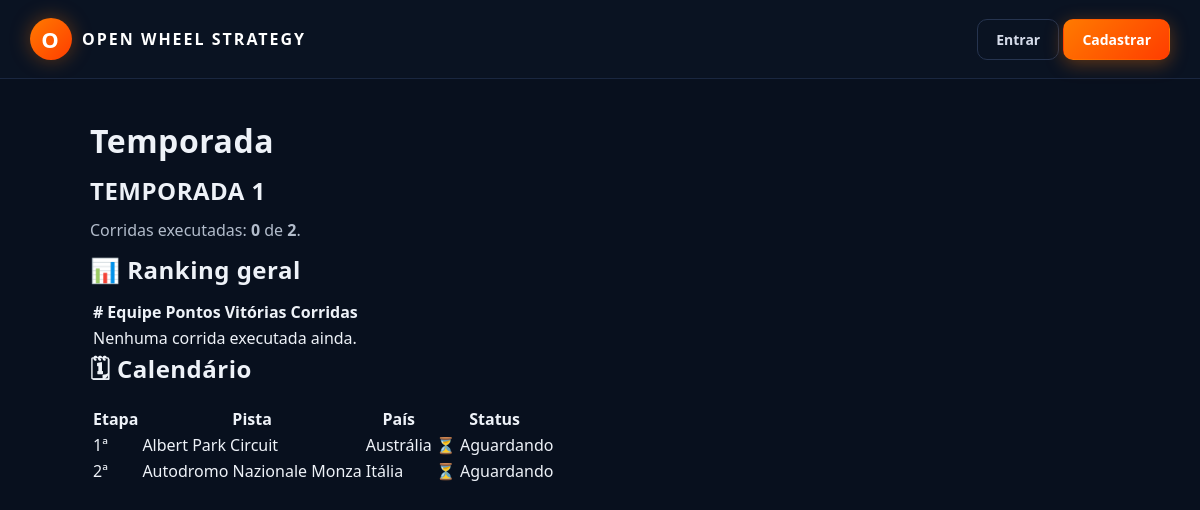
Before: /temporada with the older database file.
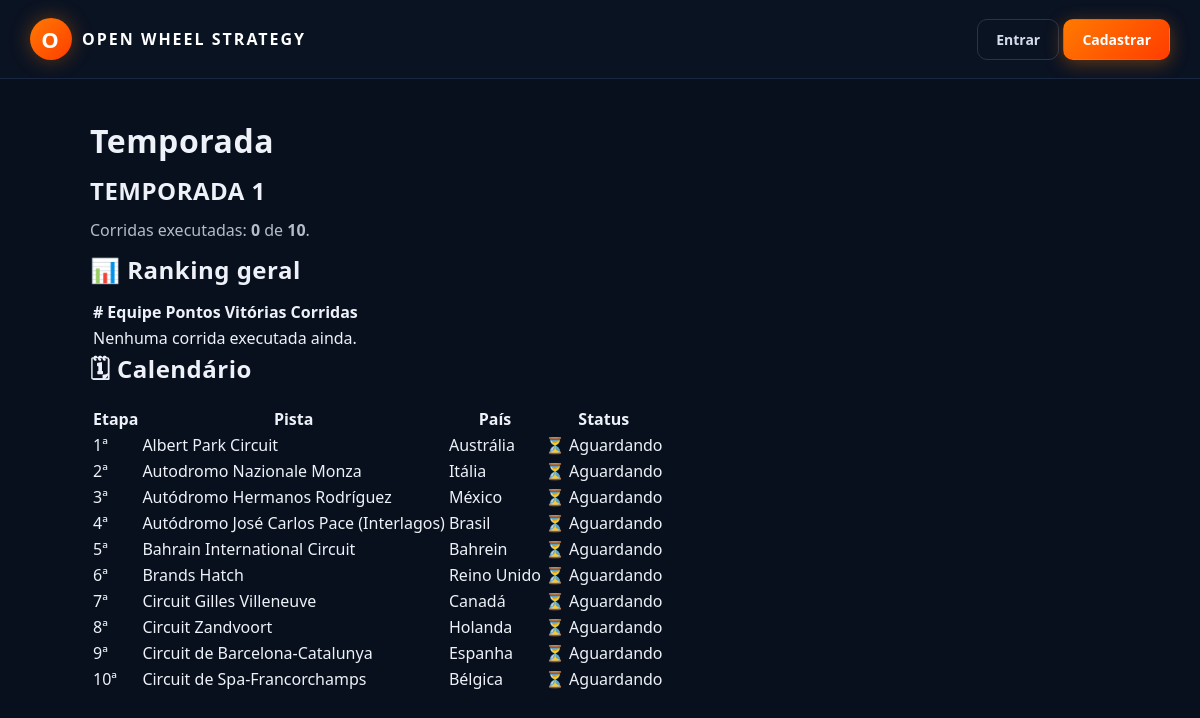
After: the same page with the newer database file.
### models_temporada.py (models this page shows, shortened)
class Temporada(db.Model):
    __tablename__ = "temporadas"
    id = db.Column(db.Integer, primary_key=True)
    nome = db.Column(db.String(120), nullable=False)
    ativa = db.Column(db.Boolean, default=False, nullable=False)
    data_criacao = db.Column(db.DateTime, default=datetime.utcnow)
    corridas_agendadas = db.relationship(
        "CorridaAgendada", backref="temporada",
        cascade="all, delete-orphan",
        order_by="CorridaAgendada.ordem",
    )
    @classmethod
    def ativa_atual(cls):
        try:
            return cls.query.filter_by(ativa=True).first()
        except (OperationalError, ProgrammingError, NoSuchTableError):
            return None
    def total_corridas(self):
        return len(self.corridas_agendadas)
    def corridas_executadas(self):
        return sum(1 for c in self.corridas_agendadas if c.executada)

class CorridaAgendada(db.Model):
    __tablename__ = "corridas_agendadas"
    id = db.Column(db.Integer, primary_key=True)
    temporada_id = db.Column(db.Integer, db.ForeignKey("temporadas.id"), nullable=False)
    pista_real_id = db.Column(db.Integer, nullable=False)
    pista_nome = db.Column(db.String(120))
    ordem = db.Column(db.Integer, nullable=False)
    executada = db.Column(db.Boolean, default=False, nullable=False)
    data_execucao = db.Column(db.DateTime)
    resultado_json = db.Column(db.Text, default="[]")

### rotas/temporada.py (the view)
    @app.route("/temporada")
    def temporada_view():
        temporada = Temporada.ativa_atual()
        if not temporada:
            return render_template("temporada.html", temporada=None, ranking=[], pistas_por_id={})
        ranking = ranking_temporada(temporada)
        pistas_por_id = {p["id"]: p for p in listar_pistas_reais()}
        return render_template("temporada.html", temporada=temporada, ranking=ranking, pistas_por_id=pistas_por_id)

### app.py (called while the page is built)
def _registrar_contexto(app):
    @app.context_processor
    def injetar_globais():
        usuario_id = session.get("usuario_id")
        usuario = Usuario.query.get(usuario_id) if usuario_id else None
        return {
            "usuario_logado": usuario,
            "categorias_fornecedor": FORNECEDORES_CONFIG,
            "temporada_ativa": Temporada.ativa_atual(),
        }

### pistas_reais_db.py (called while the page is built)
def obter_conexao():
    conexao = sqlite3.connect(CAMINHO_BANCO)
    conexao.row_factory = sqlite3.Row
    return conexao

def listar_pistas_reais():
    conexao = obter_conexao()
    linhas = conexao.execute("SELECT * FROM pistas_reais ORDER BY nome").fetchall()
    conexao.close()
    return [dict(linha) for linha in linhas]

### pontuacao.py (called while the page is built, shortened)
def ranking_temporada(temporada):
    acumulado = defaultdict(lambda: {
        "pontos_total": 0,
        "vitorias": 0,
        "corridas": 0,
        "premio_total": 0,
        "equipe_nome": "",
    })
    for corrida_agendada in temporada.corridas_agendadas:
        if not corrida_agendada.executada:
            continue
    lista = [{"equipe_id": eid, **dados} for eid, dados in acumulado.items()]
    lista.sort(key=lambda x: (-x["pontos_total"], -x["vitorias"]))
    return lista

### rotas/temporada.py (called while the page is built)
def registrar(app):
    @app.route("/pistas-reais")
    def pistas_reais_view():
        criar_banco_pistas_reais()
        pistas = listar_pistas_reais()
        return render_template("pistas_reais.html", pistas=pistas)
    @app.route("/temporada")
    def temporada_view():
        temporada = Temporada.ativa_atual()
        if not temporada:
            return render_template("temporada.html", temporada=None, ranking=[], pistas_por_id={})
        ranking = ranking_temporada(temporada)
        pistas_por_id = {p["id"]: p for p in listar_pistas_reais()}
        return render_template("temporada.html", temporada=temporada, ranking=ranking, pistas_por_id=pistas_por_id)

### templates/temporada.html
{% extends "base.html" %}
{% block content %}
<h1 class="h3 mb-4">Temporada</h1>
{% if not temporada %}
    <div class="alert alert-info">
        Nenhuma temporada ativa no momento. Peça pro admin criar uma em
        <code>/admin/temporadas</code>.
    </div>
{% else %}
    <div class="card mb-4">
        <div class="card-body">
            <h2 class="h4">{{ temporada.nome }}</h2>
            <p>
                Corridas executadas: <strong>{{ temporada.corridas_executadas() }}</strong>
                de <strong>{{ temporada.total_corridas() }}</strong>.
            </p>
        </div>
    </div>
    <h2 class="h5">📊 Ranking geral</h2>
    <table class="table table-sm">
        <thead>
            <tr>
                <th>#</th><th>Equipe</th>
                <th>Pontos</th><th>Vitórias</th><th>Corridas</th>
            </tr>
        </thead>
        <tbody>
            {% for r in ranking %}
            <tr>
                <td>{{ loop.index }}º</td>
                <td>{{ r.equipe_nome }}</td>
                <td><strong>{{ r.pontos_total }}</strong></td>
                <td>{{ r.vitorias }}</td>
                <td>{{ r.corridas }}</td>
            </tr>
            {% else %}
            <tr><td colspan="5" class="text-muted">Nenhuma corrida executada ainda.</td></tr>
            {% endfor %}
        </tbody>
    </table>
    <h2 class="h5 mt-4">🗓 Calendário</h2>
    <table class="table table-sm">
        <thead>
            <tr>
                <th>Etapa</th><th>Pista</th><th>País</th><th>Status</th>
            </tr>
        </thead>
        <tbody>
            {% for corrida in temporada.corridas_agendadas %}
            {% set pista = pistas_por_id.get(corrida.pista_real_id) %}
            <tr class="{% if corrida.executada %}text-muted{% endif %}">
                <td>{{ corrida.ordem }}ª</td>
                <td>{{ corrida.pista_nome or (pista.nome if pista else '?') }}</td>
                <td>{{ pista.pais if pista else '-' }}</td>
                <td>
                    {% if corrida.executada %}
                        ✅ Executada
                        {% if corrida.data_execucao %}
                            em {{ corrida.data_execucao.strftime('%d/%m/%Y') }}
                        {% endif %}
                    {% else %}
                        ⏳ Aguardando
                    {% endif %}
                </td>
            </tr>
            {% else %}
            <tr><td colspan="4" class="text-muted">Nenhuma corrida no calendário.</td></tr>
            {% endfor %}
        </tbody>
    </table>
{% endif %}
{% endblock %}

### templates/base.html (shortened to what this page needs)
<!DOCTYPE html>
<html lang="pt-br">
<head>
    <link href="{{ url_for('static', filename='css/tema.css') }}" rel="stylesheet">
</head>
<body>
{% if usuario_logado %}
<div class="ows-shell">
    <aside class="ows-sidebar">
        <div class="ows-logo">
            <div class="ows-logo-mark">O</div>
            <div class="ows-logo-text">OPEN WHEEL<br><span>STRATEGY</span></div>
        </div>
        <div class="ows-menu-section">COMANDO</div>
        <a href="{{ url_for('home') }}" class="ows-menu-link {% if request.endpoint == 'home' %}active{% endif %}"><span class="ows-icon">🏠</span> Painel</a>
        <a href="{{ url_for('minha_equipe') }}" class="ows-menu-link {% if request.endpoint == 'minha_equipe' %}active{% endif %}"><span class="ows-icon">🏎️</span> Minha Equipe</a>
        <a href="{{ url_for('desenvolvimento_view') }}" class="ows-menu-link {% if request.endpoint == 'desenvolvimento_view' %}active{% endif %}"><span class="ows-icon">📈</span> Desenvolvimento</a>
        <a href="{{ url_for('treinamento_view') }}" class="ows-menu-link {% if request.endpoint == 'treinamento_view' %}active{% endif %}"><span class="ows-icon">🔧</span> Treinamento</a>
        <div class="ows-menu-section">CORRIDA</div>
        <a href="{{ url_for('montagem_fim_de_semana') }}" class="ows-menu-link {% if request.endpoint == 'montagem_fim_de_semana' %}active{% endif %}"><span class="ows-icon">🔩</span> Montagem Fim de Semana</a>
        <a href="{{ url_for('treino_livre_view') }}" class="ows-menu-link {% if request.endpoint == 'treino_livre_view' %}active{% endif %}"><span class="ows-icon">📋</span> Treino Livre</a>
        <a href="{{ url_for('treino_oficial_view') }}" class="ows-menu-link {% if request.endpoint == 'treino_oficial_view' %}active{% endif %}"><span class="ows-icon">📊</span> Treino Oficial</a>
        <a href="{{ url_for('estrategia_corrida_view') }}" class="ows-menu-link {% if request.endpoint == 'estrategia_corrida_view' %}active{% endif %}"><span class="ows-icon">🎯</span> Estratégia</a>
        <div class="ows-menu-section">CAMPEONATO</div>
        <a href="{{ url_for('temporada_view') }}" class="ows-menu-link {% if request.endpoint == 'temporada_view' %}active{% endif %}"><span class="ows-icon">🏆</span> Temporada</a>
        <a href="{{ url_for('pistas_reais_view') }}" class="ows-menu-link {% if request.endpoint == 'pistas_reais_view' %}active{% endif %}"><span class="ows-icon">🗺️</span> Pistas</a>
        {% if usuario_logado.eh_admin %}
        <div class="ows-menu-section">SISTEMA</div>
        <a href="{{ url_for('admin_dashboard') }}" class="ows-menu-link {% if request.endpoint == 'admin_dashboard' %}active{% endif %}"><span class="ows-icon">⚙️</span> Administração</a>
        {% endif %}
    </aside>
    <div class="ows-main">
        <header class="ows-topbar">
            <div class="ows-topbar-title">CENTRO DE COMANDO</div>
            <div class="ows-topbar-right">
                {% if temporada_ativa %}
                <div class="ows-badge">
                    <div class="ows-badge-label">TEMPORADA</div>
                    <div class="ows-badge-value">{{ temporada_ativa.nome }}</div>
                </div>
                {% endif %}
                <div class="ows-badge">
                    <div class="ows-badge-label">USUÁRIO</div>
                    <div class="ows-badge-value">{{ usuario_logado.email }}</div>
                </div>
                <a href="{{ url_for('logout') }}" class="ows-btn ows-btn-ghost">Sair</a>
            </div>
        </header>
        <div class="ows-content">
            {% with messages = get_flashed_messages(with_categories=true) %}
                {% if messages %}
                    {% for category, message in messages %}
                        <div class="ows-alert" style="margin-bottom: 20px; {% if category == 'success' %}background:rgba(46,125,50,.12); border-color:rgba(46,125,50,.4); color:#8fe2a0;{% endif %}">
                            {{ message }}
                        </div>
                    {% endfor %}
                {% endif %}
            {% endwith %}
            {% block content %}{% endblock %}
        </div>
    </div>
</div>
{% else %}
<div class="ows-guest">
    <header class="ows-guest-topbar">
        <a class="ows-guest-brand" href="{{ url_for('home') }}">
            <span class="ows-logo-mark">O</span> OPEN WHEEL STRATEGY
        </a>
        <div>
            <a class="ows-btn ows-btn-ghost" href="{{ url_for('login') }}">Entrar</a>
            <a class="ows-btn ows-btn-primary" href="{{ url_for('registrar') }}">Cadastrar</a>
        </div>
    </header>
    <main class="ows-guest-content">
        {{ self.content() }}
    </main>
</div>
{% endif %}
</body>
</html>

### static/css/tema.css (style rules this page uses)
* { box-sizing: border-box; }
html, body { margin: 0; padding: 0; font-family: 'Segoe UI', 'Inter', Tahoma, sans-serif; background: #08101e; color: #eef2f8; min-height: 100vh; }
a { color: inherit; text-decoration: none; }
h1, h2, h3, h4 { margin: 0 0 12px 0; letter-spacing: 0.5px; }
p { margin: 0 0 12px 0; color: #b2bccb; }
.ows-logo-mark { width: 42px; height: 42px; border-radius: 50%; background: linear-gradient(135deg, #ff7a00, #ff3d00); display: flex; align-items: center; justify-content: center; font-weight: 800; font-size: 22px; color: #fff; box-shadow: 0 0 20px rgba(255,120,0,.35); }
.ows-btn { display: inline-block; padding: 10px 18px; border-radius: 10px; font-weight: 600; font-size: 14px; cursor: pointer; border: 1px solid transparent; transition: all .15s ease; text-align: center; }
.ows-btn-primary { background: linear-gradient(135deg, #ff7a00, #ff3d00); color: #fff; box-shadow: 0 4px 18px rgba(255,120,0,.35); }
.ows-btn-ghost { background: transparent; color: #d6dcea; border-color: #26344f; }
.ows-guest { min-height: 100vh; background: #08101e; display: flex; flex-direction: column; }
.ows-guest-topbar { display: flex; justify-content: space-between; align-items: center; padding: 18px 30px; border-bottom: 1px solid #1a2740; background: #0a1322; }
.ows-guest-brand { font-weight: 800; letter-spacing: 2px; display: flex; align-items: center; gap: 10px; color: #fff; }
.ows-guest-content { padding: 40px; max-width: 1100px; margin: 0 auto; width: 100%; flex: 1; }

Changed rows visible on the page:
added CorridaAgendada: ordem "3", pista_nome "Autódromo Hermanos Rodríguez", pais "México", shows "⏳ Aguardando"
added CorridaAgendada: ordem "4", pista_nome "Autódromo José Carlos Pace (Interlagos)", pais "Brasil", shows "⏳ Aguardando"
added CorridaAgendada: ordem "5", pista_nome "Bahrain International Circuit", pais "Bahrein", shows "⏳ Aguardando"
added CorridaAgendada: ordem "6", pista_nome "Brands Hatch", pais "Reino Unido", shows "⏳ Aguardando"
added CorridaAgendada: ordem "7", pista_nome "Circuit Gilles Villeneuve", pais "Canadá", shows "⏳ Aguardando"
added CorridaAgendada: ordem "8", pista_nome "Circuit Zandvoort", pais "Holanda", shows "⏳ Aguardando"
added CorridaAgendada: ordem "9", pista_nome "Circuit de Barcelona-Catalunya", pais "Espanha", shows "⏳ Aguardando"
added CorridaAgendada: ordem "10", pista_nome "Circuit de Spa-Francorchamps", pais "Bélgica", shows "⏳ Aguardando"
Other visible differences:
{{ temporada.total_corridas() }}: "2" → "10"
